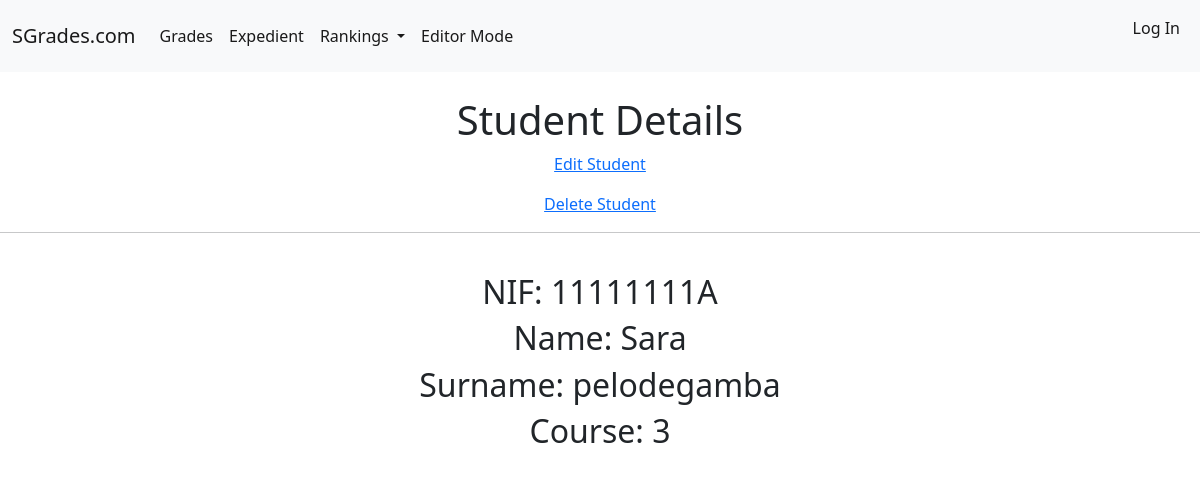
/student/11111111A/, run on the app's committed database.
### SGrades/models.py (models this page shows, shortened)
class Student(models.Model):
    COURSES = (
        ('3', 'Tercer curso'),
    )
    Student_Nif = models.CharField(primary_key=True, max_length=10)
    Name = models.CharField(max_length=20)
    Surname = models.CharField(max_length=50)
    Expedient = models.FloatField(blank=True, default=0, editable=False)
    Ranking = models.IntegerField(editable=False, default=0)
    Course = models.CharField(choices=COURSES, max_length=1)

### SGrades/views.py (the view)
# urls.py: path('student/<str:pk>/', StudentDetailView.as_view(), name='student_detail'),
class StudentDetailView(DetailView):
    model = Student
    template_name = 'detail_student.html'

### templates/detail_student.html (shortened to what this page needs)
{% extends 'base.html' %}
{% block content %}
        <h1 style="text-align:center">
            Student Details
        </h1>
        <p style="text-align:center">
            <a href="{% url 'edit_change_student' object.pk %}">
                Edit Student
            </a>
        </p>
        <p style="text-align:center">
            <a href="{% url 'edit_delete_student' object.pk %}">
                Delete Student
            </a>
        </p>
    <hr>
    <div class="post-entry">
        <br>
        <h2 style="text-align:center">
            NIF: {{ object.Student_Nif }}
        </h2>
        <h2 style="text-align:center">
            Name: {{ object.Name }}
        </h2>
        <h2 style="text-align:center">
            Surname: {{ object.Surname }}
        </h2>
        <h2 style="text-align:center">
            Course: {{ object.Course }}
        </h2>
    </div>
{% endblock content %}

### data on the page
Student: Student_Nif "11111111A", Name "Sara", Surname "pelodegamba", Course "3"
